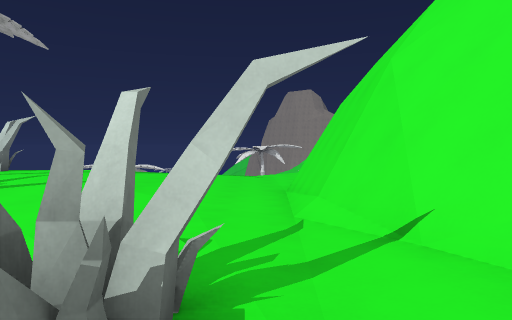
View 1 (above)

24 first-person views from a walk through a level from a Godot 3-D game. The camera is 1.4 m above the floor, tilts 2° down and sees 70° across. The floor is counted in squares, 2 m on a side. Each view is taken from the middle of a square. On the plan, view 1 faces up. The plan holds only what a view shows up to about 11 squares ahead; the rest is blank. The place goes on beyond the plan. Characters and animated objects are not drawn. Surface patterns are stand-ins for the level's own textures.

View 2
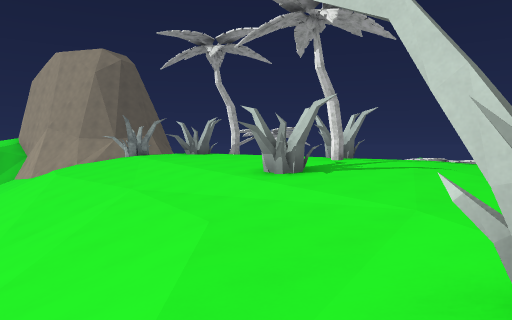

View 3
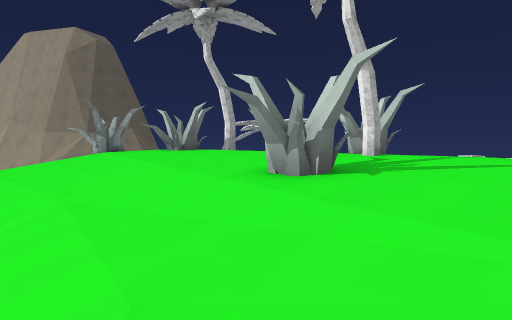

View 4
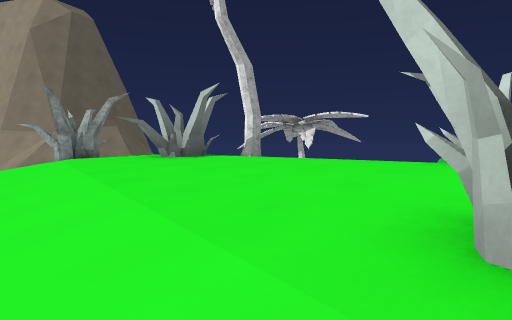

View 5
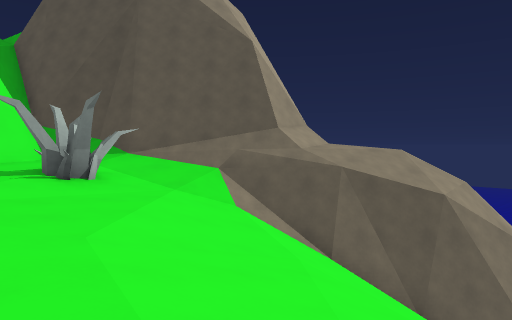

View 6
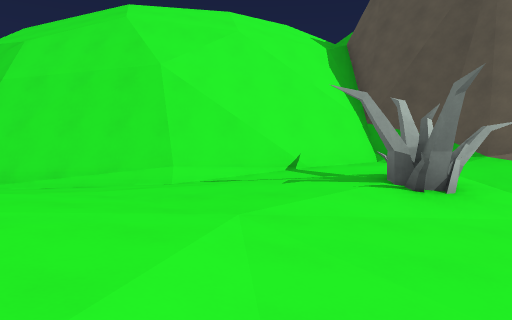

View 7
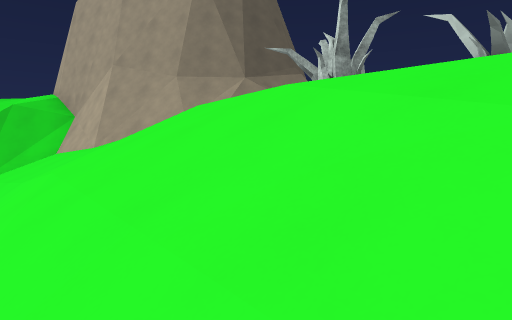

View 8
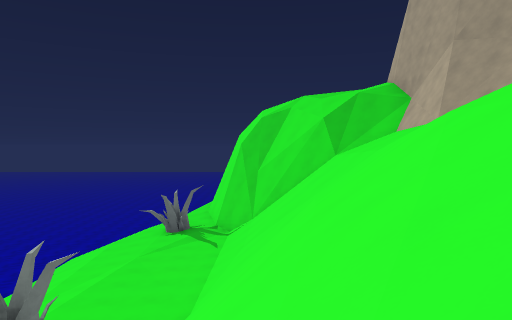

View 9
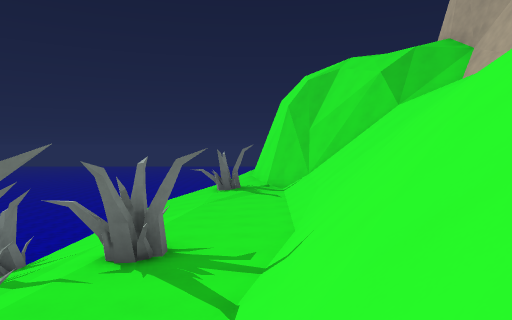

View 10
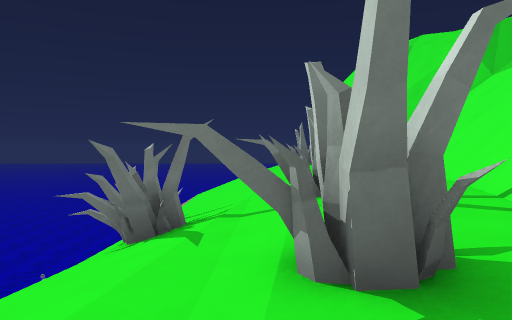

View 11
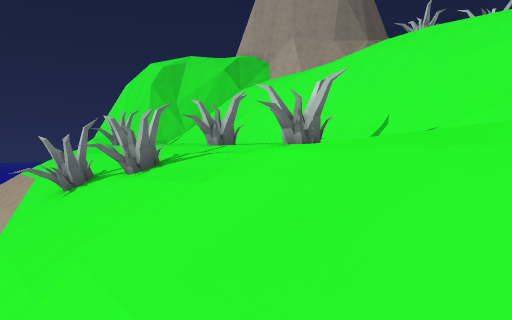

View 12
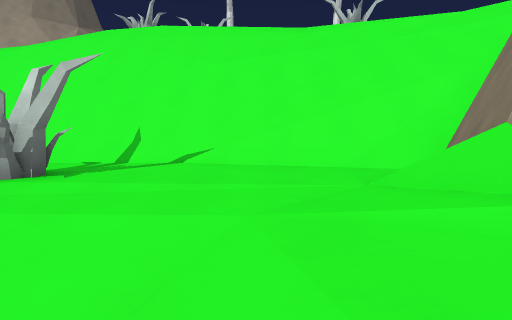

View 13
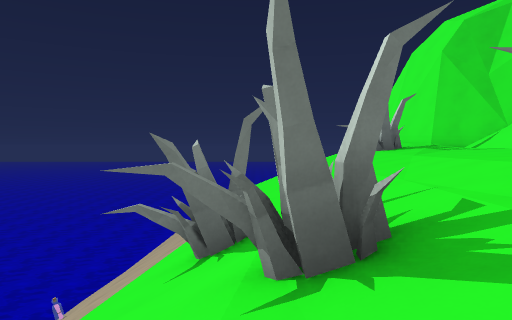

View 14
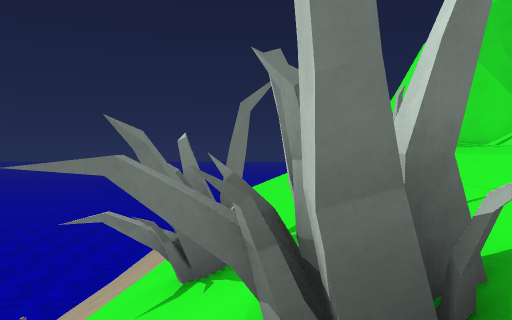

View 15
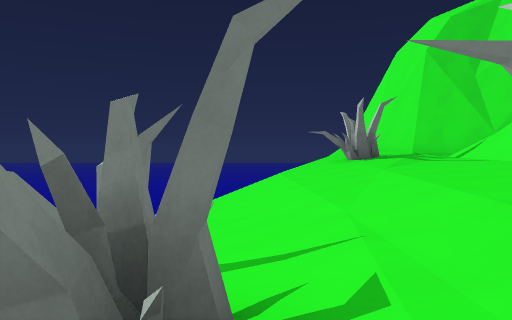

View 16
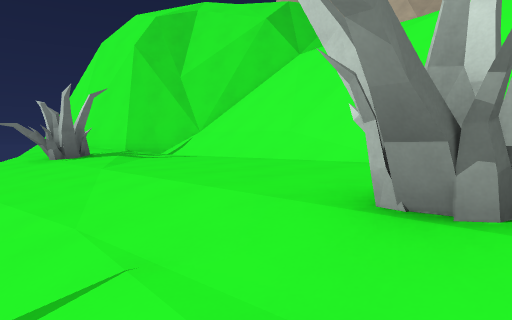

View 17
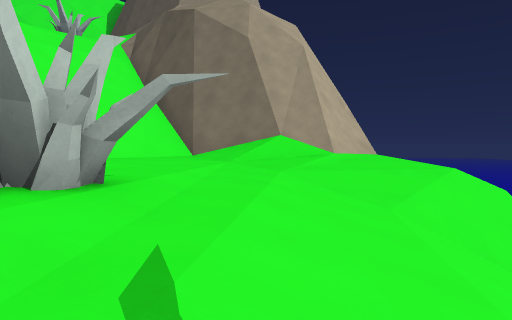

View 18
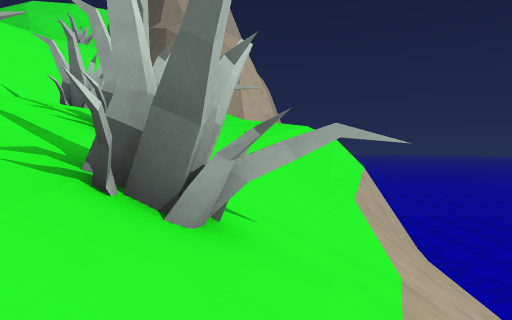

View 19
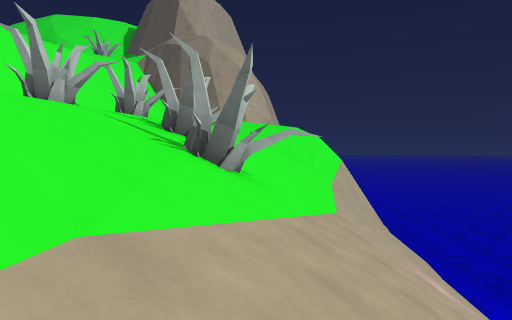

View 20
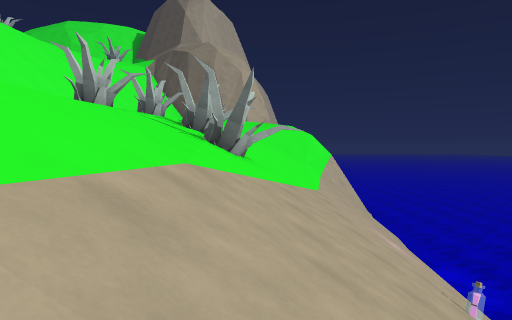

View 21
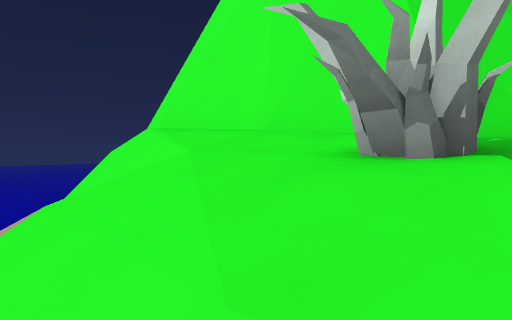

View 22
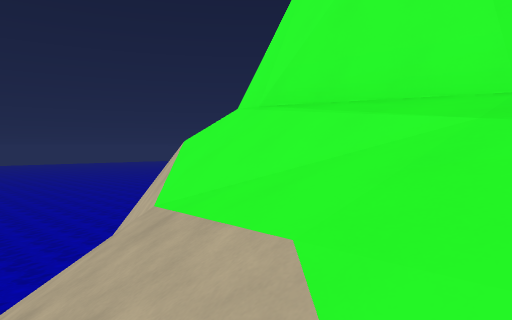

View 23
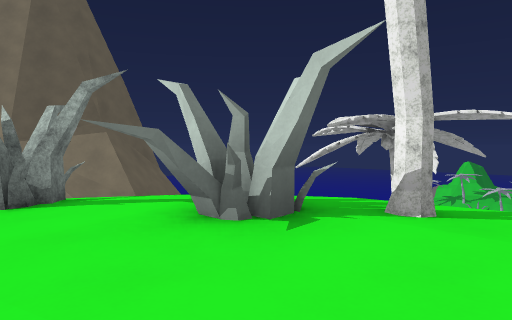

View 24
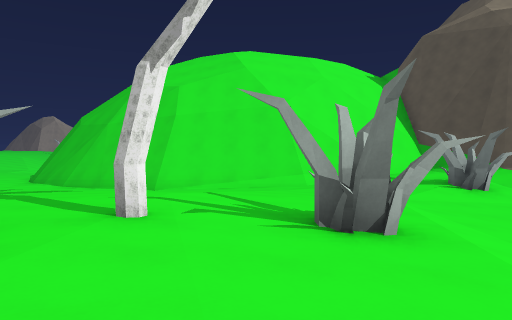

### Floor plan
Key: @ floor where view 1 was taken; # wall or solid block; x gap in a wall; . main floor; : floor 0.75 m higher than the main floor; - floor 0.75 m lower than the main floor; _ floor 1.5 m lower than the main floor; < floor 9.5 m lower than the main floor; ( floor 10.5 m lower than the main floor; / step, stairs or slope; = window, fence, low wall or low ledge; ~ water the walk can cross; ≈ water the walk keeps out of; v drop or lower ground; T tree; B bottle; O other object.
Columns run from 38 left of view 1 to 5 right of it. Each row starts with its distance up from view 1.
 10                     #//   ....##.....--#vv//
  9                     ##/  .#T.........--#vv//
  8                     ##...##.....T....--#vv//
  7                    ##/ O..#..........--#v///
  6                   ##/  .........#....--#v///
  5                ####/   -............-.-/#v//
  4                #///   //-------------../#v//
  3                #////////////////_----...#vv/
  2               ##///////////////////--#..#vv/
  1               #/////////////////////-#./#vv#
  0              ##///////////////////////@#vvv
 -1       #    ###////////////////////////#vvv
 -2       ######/<<<<<<<<<<///////////##=#vv
 -3 ≈    ##///<</#<<<<<<<<<<<<</////##v##vvv
 -4 ≈≈    //////<#((((<<<##<<#<<<</#vv.:=vv
 -5        //////((((((/((((<#<<<</#v-.:
 -6            //////////////(((</#vv=
 -7              ////////##//////<#vvx
 -8             ///////#/////////</##
 -9               ///////////////<</
-10               //////////////#//
-11                //B/////////##//
-12             ≈≈~~  //////////#
-13             ≈≈≈≈  ≈≈≈≈≈≈~~~~#
-14             ≈≈≈≈    ≈≈≈≈≈≈≈≈≈

Where each view was taken, in squares from view 1:
view 1: 0 up, 0 right, facing up
view 2: 0 up, 1 left, facing up-left
view 3: 2 up, 3 left, facing up-left
view 4: 4 up, 6 left, facing up-left
view 5: 4 up, 8 left, facing down-right
view 6: 4 up, 6 left, facing right
view 7: 1 up, 11 left, facing up-left
view 8: 0 up, 11 left, facing left
view 9: 2 down, 11 left, facing left
view 10: 5 down, 11 left, facing left
view 11: 11 down, 8 left, facing up-left
view 12: 9 down, 10 left, facing up
view 13: 7 down, 14 left, facing left
view 14: 7 down, 15 left, facing left
view 15: 6 down, 15 left, facing left
view 16: 6 down, 16 left, facing up-left
view 17: 6 down, 16 left, facing right
view 18: 8 down, 21 left, facing right
view 19: 8 down, 24 left, facing right
view 20: 8 down, 26 left, facing right
view 21: 6 down, 24 left, facing up-left
view 22: 6 down, 27 left, facing up-left
view 23: 6 up, 10 left, facing up-left
view 24: 7 up, 10 left, facing right
